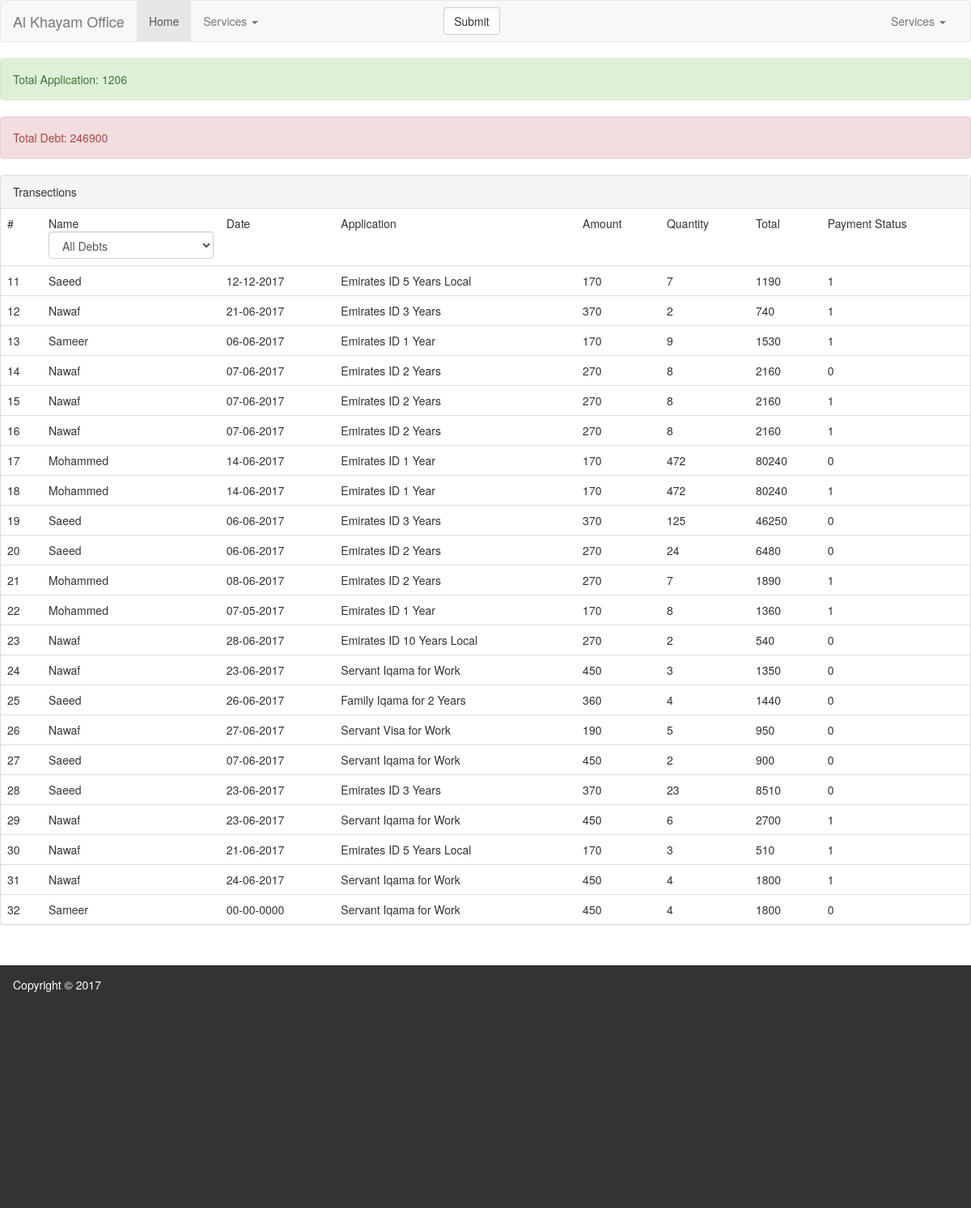
The page /viewtransection.php on the database its author committed.
### tables this page shows
CREATE TABLE IF NOT EXISTS `transection` (
`ID` int(255) NOT NULL,
  `NameID` int(25) NOT NULL,
  `date` date NOT NULL,
  `TypeID` int(25) NOT NULL,
  `amount` int(25) NOT NULL,
  `quantity` int(25) NOT NULL,
  `total` int(46) NOT NULL,
  `status` tinyint(1) NOT NULL
);

CREATE TABLE IF NOT EXISTS `person` (
`NameID` int(25) NOT NULL,
  `name` varchar(25) NOT NULL,
  `mobile` varchar(10) NOT NULL,
  `sheikh_office` varchar(25) NOT NULL
);

CREATE TABLE IF NOT EXISTS `application` (
`TypeID` int(25) NOT NULL,
  `type` varchar(255) NOT NULL,
  `amount` int(25) NOT NULL
);

### functions.php (the view, shortened to what this page needs)
<?php
function get_trasections($filter,$output,$status,$status2){
	include("config.php");
	$sql = "SELECT transection.ID, person.name, DATE_FORMAT(date, '%d-%m-%Y') date, application.type, transection.amount,transection.quantity,transection.total, transection.status FROM transection JOIN person ON person.NameID = transection.NameID JOIN application on transection.TypeID = application.TypeID WHERE person.NameID = $filter order by transection.ID ";
	$retval = mysql_query( $sql, $conn );
	while($row = mysql_fetch_array($retval, MYSQL_ASSOC)) {
		if($row['status'] == $status or $row['status'] == $status2){
		echo "<tr class='content'>";
                echo "<td>" . $row['ID'] . "</td>";
                echo "<td>" . $row['name'] . "</td>";
                echo "<td>" . $row['date'] . "</td>";
                echo "<td>" . $row['type'] . "</td>";
				echo "<td>" . $row['amount'] . "</td>";
				echo "<td class='quantity2'>" . $row['quantity'] . "</td>";
				echo "<td class='total2'>" . $row['total'] . "</td>";
				if($output=='$row["status"]'){
					echo "<td>" .$row['status']. "</td>";
				}else if($output=='checkbox') {
					echo "<td>
					<input type='checkbox' value=" . $row['ID'] . " id='checkbox" . $row['ID'] . "' name='check[]'>
					<label for='checkbox" . $row['ID'] . "'></label></td>";
					}
				}
				echo "</tr>";
	  }
	}
function get_sum($sum){
	include("config.php");
	$sql = "SELECT SUM($sum) FROM transection  WHERE NameID = NameID";
	$retval = mysql_query( $sql, $conn );
	 while($row = mysql_fetch_array($retval, MYSQL_ASSOC)) {
		echo "<tr>";
          		echo "<td>" . $row['SUM('.$sum.')'] . "</td>";
            echo "</tr>";
	  }
}

### style.css (style rules this page uses)
body { margin: 0px; padding: 0px; }
.content td { padding-top: 100px; }

### rows shown on the page
transection: ID "11", NameID.name "Saeed", date "12-12-2017", TypeID.type "Emirates ID 5 Years Local", amount "170", quantity "7", total "1190", status "1"
transection: ID "12", NameID.name "Nawaf", date "21-06-2017", TypeID.type "Emirates ID 3 Years", amount "370", quantity "2", total "740", status "1"
transection: ID "13", NameID.name "Sameer", date "06-06-2017", TypeID.type "Emirates ID 1 Year", amount "170", quantity "9", total "1530", status "1"
transection: ID "14", NameID.name "Nawaf", date "07-06-2017", TypeID.type "Emirates ID 2 Years", amount "270", quantity "8", total "2160", status "0"
transection: ID "15", NameID.name "Nawaf", date "07-06-2017", TypeID.type "Emirates ID 2 Years", amount "270", quantity "8", total "2160", status "1"
transection: ID "16", NameID.name "Nawaf", date "07-06-2017", TypeID.type "Emirates ID 2 Years", amount "270", quantity "8", total "2160", status "1"
transection: ID "17", NameID.name "Mohammed", date "14-06-2017", TypeID.type "Emirates ID 1 Year", amount "170", quantity "472", total "80240", status "0"
transection: ID "18", NameID.name "Mohammed", date "14-06-2017", TypeID.type "Emirates ID 1 Year", amount "170", quantity "472", total "80240", status "1"
transection: ID "19", NameID.name "Saeed", date "06-06-2017", TypeID.type "Emirates ID 3 Years", amount "370", quantity "125", total "46250", status "0"
transection: ID "20", NameID.name "Saeed", date "06-06-2017", TypeID.type "Emirates ID 2 Years", amount "270", quantity "24", total "6480", status "0"
transection: ID "21", NameID.name "Mohammed", date "08-06-2017", TypeID.type "Emirates ID 2 Years", amount "270", quantity "7", total "1890", status "1"
transection: ID "22", NameID.name "Mohammed", date "07-05-2017", TypeID.type "Emirates ID 1 Year", amount "170", quantity "8", total "1360", status "1"
transection: ID "23", NameID.name "Nawaf", date "28-06-2017", TypeID.type "Emirates ID 10 Years Local", amount "270", quantity "2", total "540", status "0"
transection: ID "24", NameID.name "Nawaf", date "23-06-2017", TypeID.type "Servant Iqama for Work", amount "450", quantity "3", total "1350", status "0"
transection: ID "25", NameID.name "Saeed", date "26-06-2017", TypeID.type "Family Iqama for 2 Years", amount "360", quantity "4", total "1440", status "0"
transection: ID "26", NameID.name "Nawaf", date "27-06-2017", TypeID.type "Servant Visa for Work", amount "190", quantity "5", total "950", status "0"
transection: ID "27", NameID.name "Saeed", date "07-06-2017", TypeID.type "Servant Iqama for Work", amount "450", quantity "2", total "900", status "0"
transection: ID "28", NameID.name "Saeed", date "23-06-2017", TypeID.type "Emirates ID 3 Years", amount "370", quantity "23", total "8510", status "0"
transection: ID "29", NameID.name "Nawaf", date "23-06-2017", TypeID.type "Servant Iqama for Work", amount "450", quantity "6", total "2700", status "1"
transection: ID "30", NameID.name "Nawaf", date "21-06-2017", TypeID.type "Emirates ID 5 Years Local", amount "170", quantity "3", total "510", status "1"
transection: ID "31", NameID.name "Nawaf", date "24-06-2017", TypeID.type "Servant Iqama for Work", amount "450", quantity "4", total "1800", status "1"
transection: ID "32", NameID.name "Sameer", date "00-00-0000", TypeID.type "Servant Iqama for Work", amount "450", quantity "4", total "1800", status "0"

### other values the page prints
$row['SUM('.$sum.')'] "1206"
$row['SUM('.$sum.')'] "246900"
